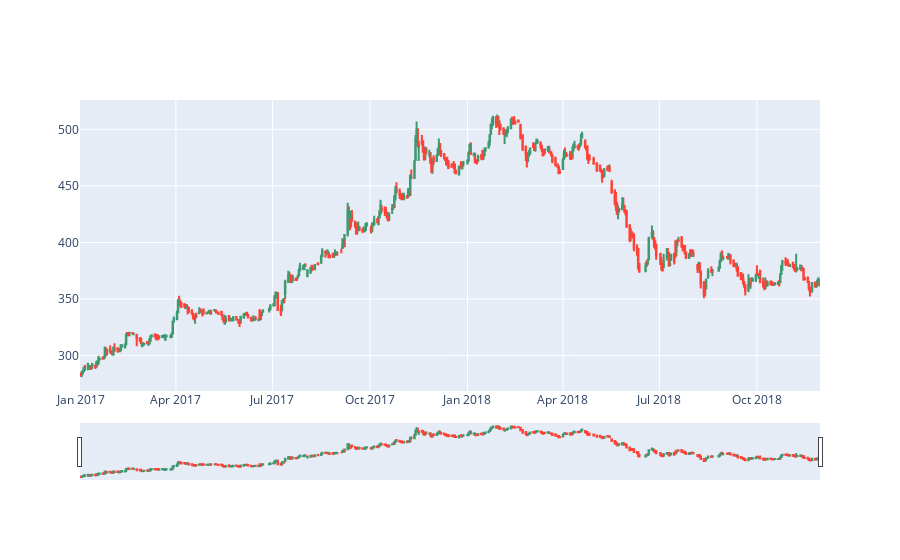

This figure's notebook cell:
### Code cell
init_notebook_mode(connected=True)
trace = go.Candlestick(x=da['DATE'],
                       open=da['OPENP'],
                       high=da['HIGH'],
                       low=da['LOW'],
                       close=da['CLOSEP'])

dat=[trace]
iplot(dat)

### Figure 1 — Plotly figure (JSON) as saved in the notebook; plotly's stock layout.template omitted (floating-point values rounded to 4 significant figures; data arrays with more than 128 entries replaced by an {"elided": "..."} marker saying what was removed)
{"data": [{"close": {"elided": "466 float values"}, "high": {"elided": "466 float values"}, "low": {"elided": "466 float values"}, "open": {"elided": "466 float values"}, "type": "candlestick", "x": {"elided": "466 str values"}}], "layout": {}}
